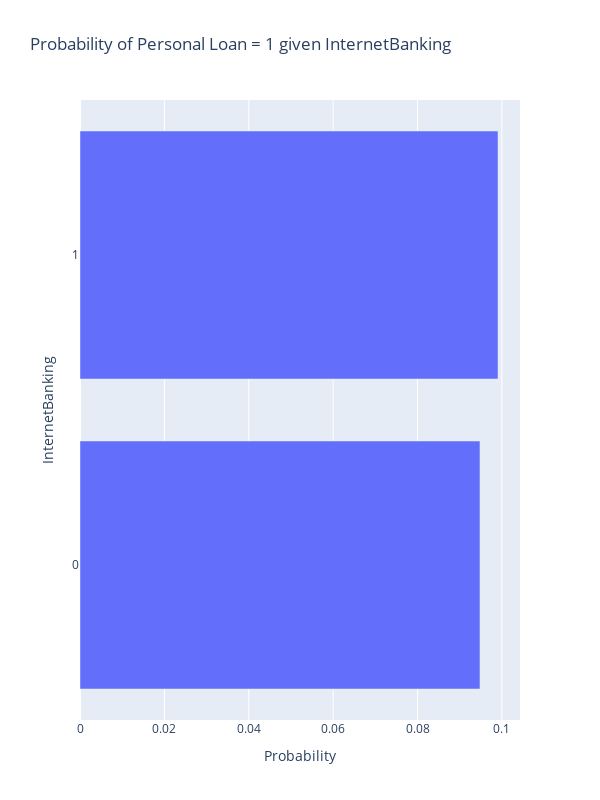

This figure's notebook cell:
### Code cell
plot_category_loan_distribution(df, category_col = 'internet_banking', height = 400)

### Figure 1 — Plotly figure (JSON) as saved in the notebook; plotly's stock layout.template omitted (floating-point values rounded to 4 significant figures)
{"data": [{"alignmentgroup": "True", "hovertemplate": "Probability=%{x}<br>InternetBanking=%{y}<extra></extra>", "legendgroup": "", "marker": {"color": "#636efa", "pattern": {"shape": ""}}, "name": "", "offsetgroup": "", "orientation": "h", "showlegend": false, "textposition": "auto", "type": "bar", "x": [0.09481, 0.09908], "xaxis": "x", "y": ["0", "1"], "yaxis": "y"}], "layout": {"barmode": "relative", "height": 800, "legend": {"tracegroupgap": 0}, "title": {"text": "Probability of Personal Loan = 1 given InternetBanking"}, "width": 600, "xaxis": {"anchor": "y", "domain": [0, 1], "title": {"text": "Probability"}}, "yaxis": {"anchor": "x", "domain": [0, 1], "tickmode": "linear", "title": {"text": "InternetBanking"}}}}
